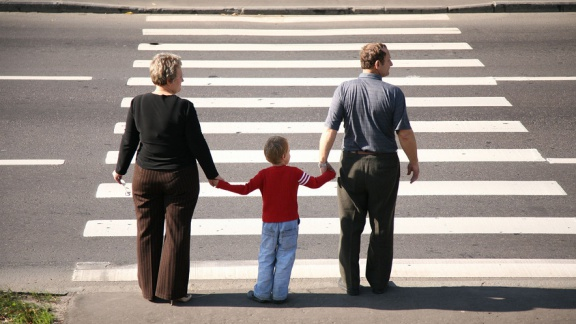
//> input picture PedestriansPhoto.jpeg, 576 x 324 px
$ ./PedestriansRecognize__Task7_   (built with g++ and OpenCV 4)
//> lines starting //> are read from the running program, lines starting //| are printed output that depends on the picture; after the words box and inside, x2 and y2 are one past the last pixel; in counts of white or black regions, pixels touching at a corner belong together
#include <opencv2\opencv.hpp>
#include <opencv2\core.hpp>
#include <opencv2\highgui.hpp>
#include <string.h>
#include <iostream>

using namespace std;
using namespace cv;

void PedestriansRecognize(const string& in){
	Mat img = cv::imread(in);
//> img is the input picture: 324 rows x 576 cols, CV_8UC3; mean B, G, R 133.5, 139.2, 149.3
	Mat img2;
	cv::resize(img, img2, cv::Size(0, 0), 2, 2);
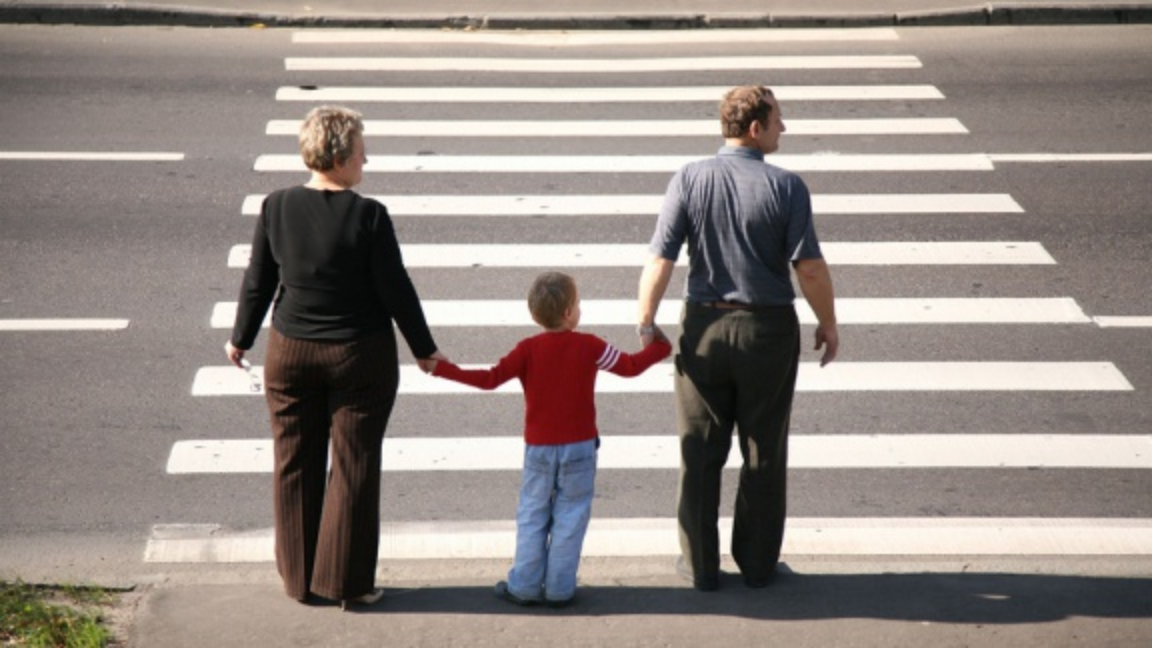
//> img2: 648 rows x 1152 cols, CV_8UC3; mean B, G, R 133.5, 139.2, 149.2
	cv::HOGDescriptor hog(cv::Size(64, 128), cv::Size(16, 16), cv::Size(8, 8), cv::Size(8, 8), 9);
	hog.setSVMDetector(HOGDescriptor::getDefaultPeopleDetector());
	assert(hog.checkDetectorSize());
	vector<Rect> vv;
	hog.detectMultiScale(img2, vv);
//> vv = 3 Rects (x, y, width, height): [464, 249, 189, 378], [599, 82, 255, 511], [194, 52, 284, 568]
	for each (Rect r in vv)
	{
		rectangle(img2, r, { 0, 0, 255 });
	}
//> this loop made 3 passes
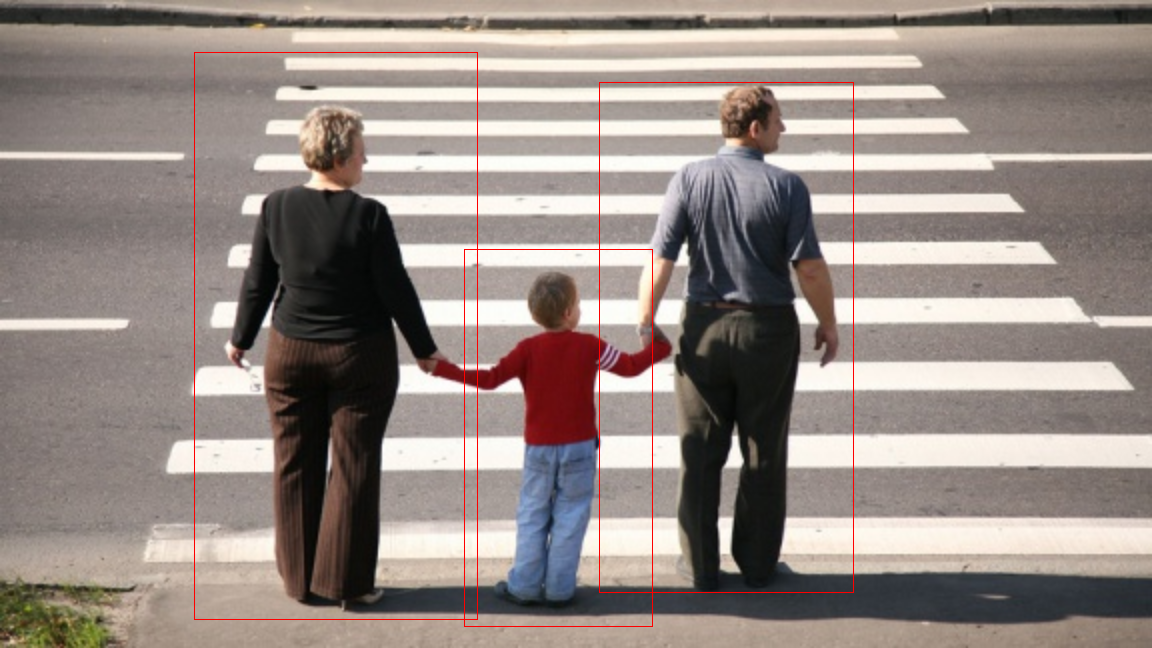
//> img2: 648 rows x 1152 cols, CV_8UC3; 0.58% of pixels changed, all inside (x1, y1, x2, y2) = (194, 52, 854, 627)
	cv::resize(img2, img2, cv::Size(0, 0), 0.5, 0.5);
//> img2: 324 rows x 576 cols, CV_8UC3
	cv::imshow("lalka", img2);
	cv::waitKey(0);
}

int main(){
	try{
		PedestriansRecognize("C:\\Users\\侠绽熊\\Desktop\\PedestriansPhoto.jpeg");
	}
	catch (Exception e){
		cout << e.err;
	}
	system("pause");
}
